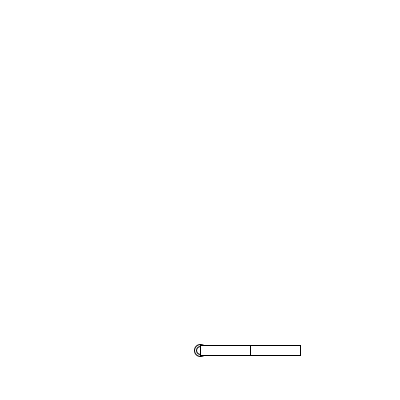
Frame 1 (no input)
Frame 60 (the mouse pressed at the canvas centre just before this capture): identical to frame 1, image omitted
Frame 120 (the mouse held since frame 60 and released just before this capture): identical to frame 1, image omitted

The Processing sketch that drew this single still picture (run headless with seeded random() and noise(); from frame 60 on, the mouse is pressed at the canvas centre):

// Processing sketch: week14_3
// ── week14_3.pde
//week14-3
void setup(){
  size(400,400);
}
float[] angle=new float[5];
void draw(){
  background(255);
  translate(200,350);
  ellipse(0,0,12,12);
  pushMatrix();
    rotate(radians(angle[0]));
    ellipse(0,0,8,8);
    rect(0,-5,50,10);
    pushMatrix();
      translate(50,0);
      rotate(radians(angle[1]));
      rect(0,-5,50,10);
    popMatrix();
  popMatrix();
}
void mouseDragged(){
  angle[ID]+=mouseX-pmouseX;
}
int ID=0;
void keyPressed(){
  if(key=='0') ID=0;
  if(key=='1') ID=1;
}
